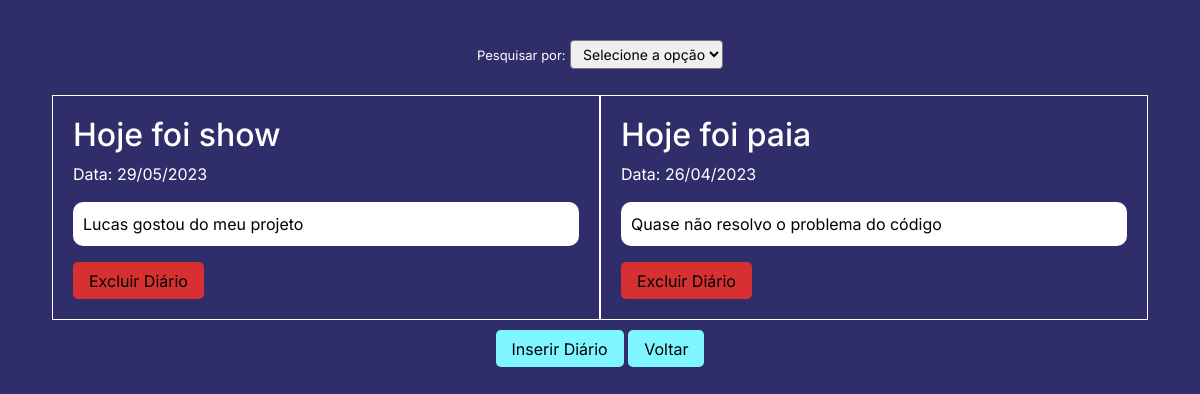
Page /Diarios.php (signed in) on the committed database.
### tables this page shows
CREATE TABLE `diarios` (
  `id` int(4) NOT NULL,
  `titulo` varchar(20) NOT NULL,
  `conteudo` varchar(1000) NOT NULL,
  `data` date NOT NULL,
  `id_diario` int(3) NOT NULL
);

### Crud.php (called while the page is built, shortened)
<?php
class Crud{
    private $connect;
    function __construct($conn)
    {
        $this->connect = $conn;
    }
    public function getDiario($id){
        $sql = $this->connect->prepare("SELECT * FROM diarios WHERE id_diario=$id ORDER BY data DESC");
        $sql->execute();
        return $sql->fetchAll();
    }
}

### Diarios.php (the view, shortened to what this page needs)
<?php
$id = $_SESSION['id'];
include_once('Connect.php');
include_once('Crud.php');
$obj = new Crud($conn);
$diario = $obj->getDiario($id);
?>
<link rel='stylesheet' type='text/css' href='Bootstrap/css/estilo.css'>
<link rel='stylesheet' type='text/css' href='Bootstrap/css/bootstrap.min.css'>
    <form action="ReadDiario.php" method="POST">
    <span>Pesquisar por:</span>
    <select class="form-select-sm" aria-label="Default select example" id="Search" name="pesquisa" onchange="mudar()">
        <option id="suma">Selecione a opção</option>
    </select>
    </form>
<div class="container">
<?php
foreach ($diario as $key) {
    echo "
            <div class='col'>
             <h2>".$key["titulo"]."</h2>";
    echo "<p> Data: ".date('d/m/Y',strtotime($key['data']))."</p>";
    echo "<p class='conte'>".$key["conteudo"]."</p>";
    echo '<a href="DeleteD.php?id='.$key["id"].'"><button id="excluir"; type="button">Excluir Diário</button></a>
            </div>';
}
?>
</div>
<div class="links">
<a href="NewDiario.php"><button type="button">Inserir Diário</button></a>
<a href="ProtectedPage.php"><button type="button">Voltar</button></a>
</div>

### Diarios.php (style rules this page uses)
* { font-family: 'Inter', sans-serif; }
button { border: none; background-color: #7ff5ff; padding: 0.4rem 1rem; border-radius: 5px; cursor: pointer; }
#excluir { background-color: #d63031; }
.col { border: 1px solid white; padding: 20px; }
.container { display: flex; flex-wrap: wrap; flex-direction: row; justify-content: center; margin-top: 10px; margin-bottom: 10px; color: #fff; }
.conte { background-color: #fff; border-radius: 10px; padding: 10px; color: #000; }
span { font-size: 13px; color: #fff; }

### rows in the picture
diarios: titulo "Hoje foi show", data "29/05/2023", conteudo "Lucas gostou do meu projeto"
diarios: titulo "Hoje foi paia", data "26/04/2023", conteudo "Quase não resolvo o problema do código"
